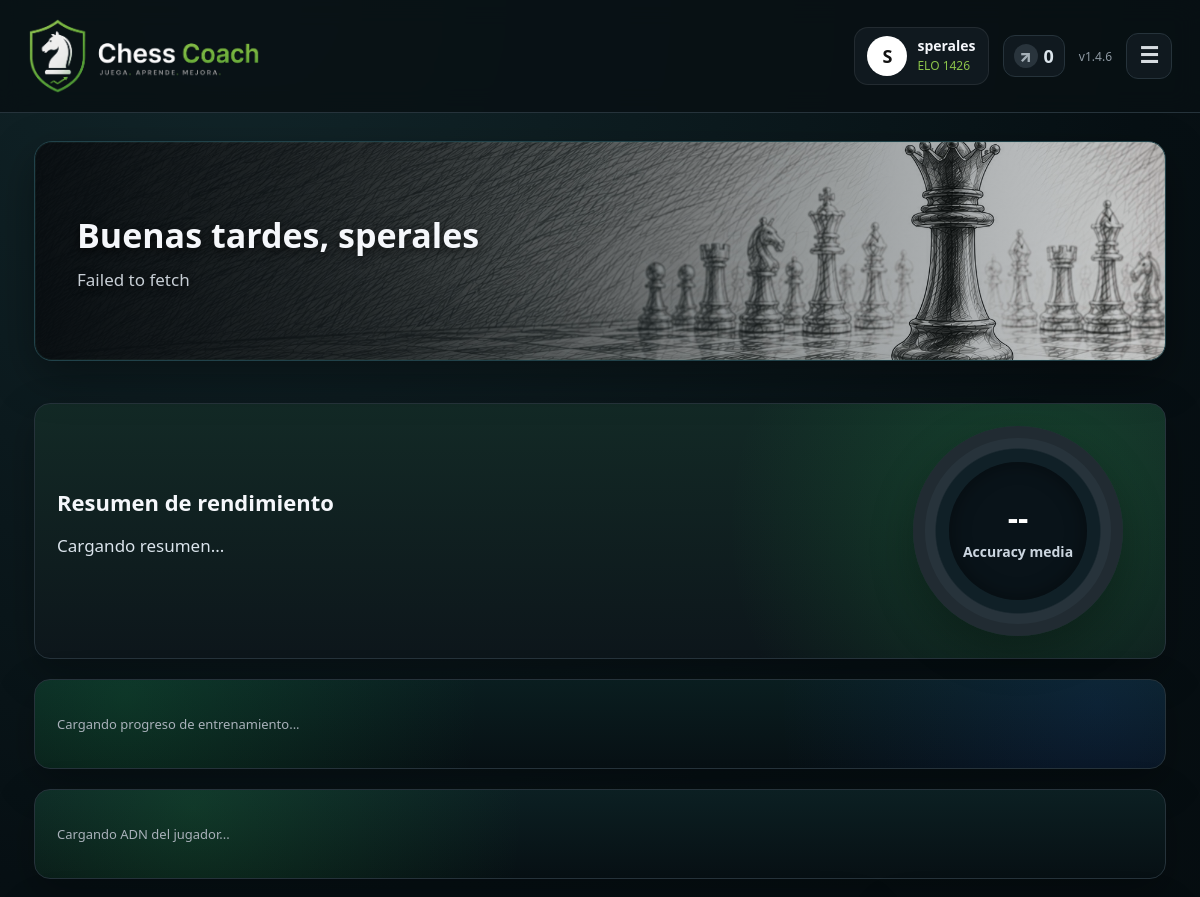
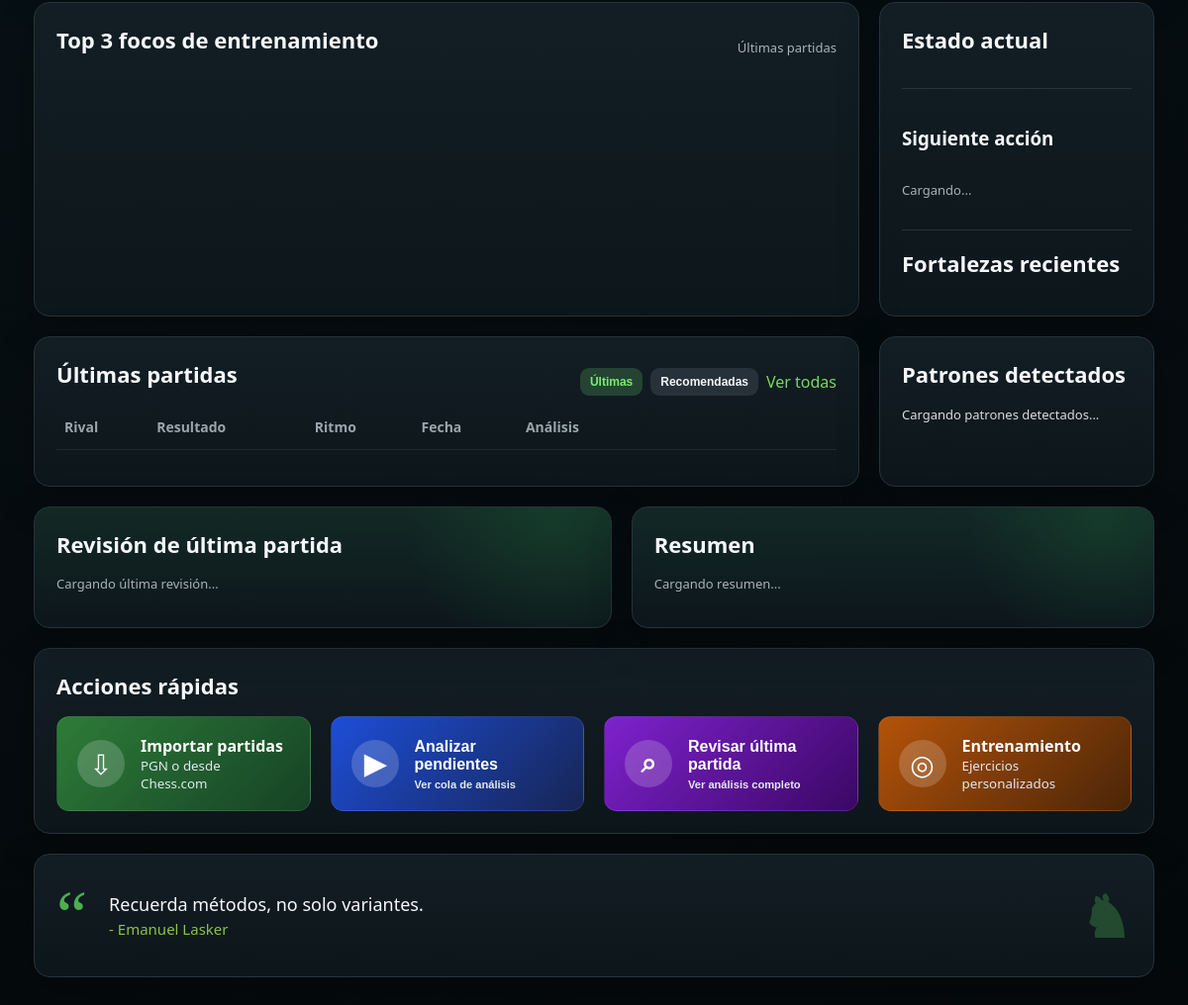
The app's page /app.php (signed in) with its own data (2 pictures, top to bottom).
### tables this page shows
CREATE TABLE IF NOT EXISTS users (
  id INT UNSIGNED NOT NULL AUTO_INCREMENT,
  username VARCHAR(80) NOT NULL,
  password_hash VARCHAR(255) NOT NULL,
  piece_set VARCHAR(80) NOT NULL DEFAULT 'Set 1',
  board_theme VARCHAR(20) NOT NULL DEFAULT 'green',
  created_at TIMESTAMP NOT NULL DEFAULT CURRENT_TIMESTAMP,
  updated_at TIMESTAMP NULL DEFAULT NULL ON UPDATE CURRENT_TIMESTAMP,
  PRIMARY KEY (id),
  UNIQUE KEY uq_users_username (username)
);

CREATE TABLE IF NOT EXISTS motivational_quotes (
  id INT UNSIGNED NOT NULL AUTO_INCREMENT,
  quote_text VARCHAR(255) NOT NULL,
  author VARCHAR(120) NOT NULL,
  source_name VARCHAR(120) DEFAULT NULL,
  source_url VARCHAR(255) DEFAULT NULL,
  is_active TINYINT(1) NOT NULL DEFAULT 1,
  display_order INT UNSIGNED NOT NULL DEFAULT 0,
  created_at TIMESTAMP NOT NULL DEFAULT CURRENT_TIMESTAMP,
  updated_at TIMESTAMP NULL DEFAULT NULL ON UPDATE CURRENT_TIMESTAMP,
  PRIMARY KEY (id),
  UNIQUE KEY uq_motivational_quote_text (quote_text),
  KEY idx_motivational_quotes_active (is_active),
  KEY idx_motivational_quotes_order (display_order)
);

### app.php (the view, shortened to what the rows shown need)
<?php
require_once __DIR__ . '/includes/auth.php';
require_once __DIR__ . '/includes/helpers.php';
require_once __DIR__ . '/includes/motivational_quotes.php';
$u = require_login();
$quote = random_motivational_quote();
$assetVersion = (string)filemtime(__DIR__ . '/assets/css/app.css');
$hour = (int)date('G');
$greeting = $hour < 12 ? 'Buenos días' : ($hour < 21 ? 'Buenas tardes' : 'Buenas noches');
?>
<!doctype html>
<html lang="es">
<head>
  <link rel="stylesheet" href="assets/css/app.css?v=<?=e($assetVersion)?>">
</head>
<body class="dark-shell">
<?php header_bar('Chess Coach'); ?>
<div class="app-area">
<main class="dashboard trainer-dashboard">
  <section class="hero-card trainer-hero">
    <div>
      <h1><?=e($greeting)?>, <?=e($u['username'])?></h1>
      <p id="trainerHeroText">Preparando tu panel de entrenamiento...</p>
    </div>
  </section>
  <section class="panel trainer-summary-panel">
    <div class="trainer-summary-content">
      <div class="trainer-summary-main">
        <h2>Resumen de rendimiento</h2>
      </div>
    </div>
  </section>
  <section class="home-middle-grid">
    <section class="panel trainer-focus-panel">
      <div class="panel-head">
        <h2>Top 3 focos de entrenamiento</h2>
      </div>
    </section>
    <section class="panel trainer-state-panel">
      <h2>Estado actual</h2>
      <h2>Fortalezas recientes</h2>
    </section>
    <section class="panel" id="partidas">
      <div class="panel-head">
        <h2 id="gamesPanelTitle">Últimas partidas</h2>
      </div>
      <table class="games">
        <thead>
          <tr>
            <th>Rival</th>
            <th>Resultado</th>
            <th id="gamesThirdColumnHeader">Ritmo</th>
            <th class="hide-sm">Fecha</th>
            <th>Análisis</th>
            <th class="actions-spacer" aria-label="Acciones"></th>
            <th class="actions-spacer" aria-label="Acciones"></th>
          </tr>
        </thead>
      </table>
    </section>
    <section class="panel insight-card" id="smartTagInsight">
      <h2>Patrones detectados</h2>
    </section>
  </section>
  <section class="home-review-grid">
    <section class="panel home-review-card" id="latestReviewCard">
      <h2>Revisión de última partida</h2>
    </section>
    <section class="panel home-review-counts-card" id="latestReviewCountsCard">
      <h2>Resumen</h2>
    </section>
  </section>
  <section class="quick-panel-wrap">
    <section class="panel quick-panel">
      <h2>Acciones rápidas</h2>
    </section>
  </section>
  <section class="quote-panel panel">
    <span>“</span>
    <p><?=e($quote['quote_text'] ?? '')?><br><small>- <?=e($quote['author'] ?? '')?></small></p>
    <b>♞</b>
  </section>
</main>
</div>
</body>
</html>

### includes/helpers.php (shortened to what the rows shown need)
<?php
require_once __DIR__ . '/config.php';
function e(?string $s): string { return htmlspecialchars($s ?? '', ENT_QUOTES, 'UTF-8'); }
function current_user_elo(): int {
  return (int)(app_config()['default_user_elo'] ?? 1426);
}
function header_bar(string $title='Chess Coach'): void {
  $user = current_user();
  $displayName = e($user['username'] ?? 'Usuario');
  $initial = strtoupper(substr($user['username'] ?? 'U', 0, 1));
  $elo = current_user_elo();
  echo '<header class="topbar">';
  echo '<div class="user-pill"><div class="avatar">'.e($initial).'</div><div><strong>'.$displayName.'</strong><small>ELO '.$elo.'</small></div></div>';
  echo '<nav class="menu" id="userMenu">';
  echo '</nav></header>';
}

### records on screen
users: username "S", username "sperales"
motivational_quotes: quote_text "Recuerda métodos, no solo variantes.", author "Emanuel Lasker"

### other values on screen
$elo "1426"
$days "0"
$v "1.4.6"
